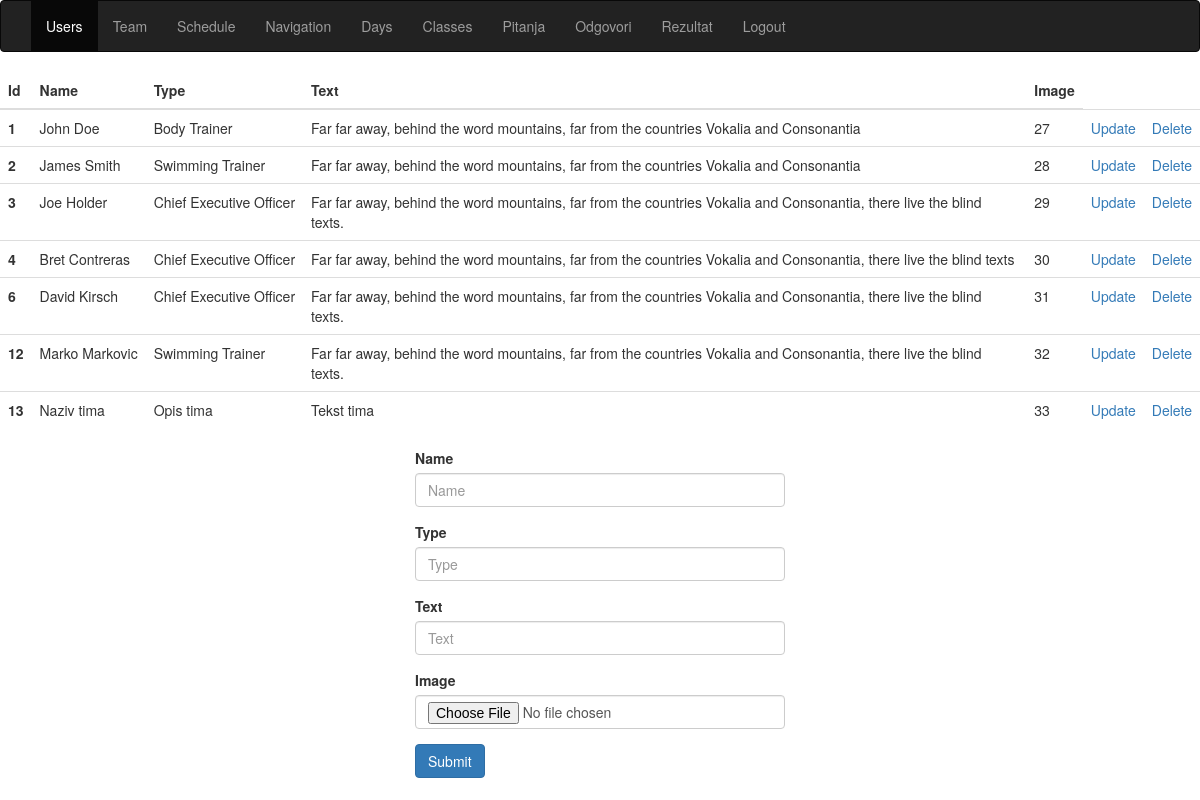
The app's page /admin.php?page=team (signed in) with its own data.
### tables this page shows
CREATE TABLE `team` (
  `id` int(11) NOT NULL,
  `name` varchar(50) NOT NULL,
  `type` varchar(50) NOT NULL,
  `text` varchar(300) NOT NULL,
  `id_image` int(11) NOT NULL
);

### views/adminPanel/team.php (the view, shortened to what this page needs)
<?php
$upit="Select * from team";
$team=$conn->query($upit);
?>
<table class="table">
    <thead>
    <tr>
        <th scope="col">Id</th>
        <th scope="col">Name</th>
        <th scope="col">Type</th>
        <th scope="col">Text</th>
        <th scope="col">Image</th>
    </tr>
    </thead>
    <tbody>
    <?php foreach($team as $t):?>
        <tr>
            <th scope="row"><?php echo $t['id']?></th>
            <td><?php echo $t['name']?></td>
            <td><?php echo $t['type']?></td>
            <td><?php echo $t['text']?></td>
            <td><?php echo $t['id_image']?></td>
            <td><a href="#" class="users" data-table="team" data-id="<?php echo $t['id']?>">Update</a></td>
            <td><a href="delete.php?id=<?php echo $t['id']?>&&table=team">Delete</a></td>
        </tr>
    <?php endforeach;?>
    </tbody>
</table>
<div class="col-lg-4 col-lg-offset-4" id="forma" >
    <form method="post" action="admin.php?page=team" enctype="multipart/form-data">
        <div class="form-group">
            <label for="exampleInputEmail1">Name</label>
            <input name="name" class="form-control" id="exampleInputEmail1" aria-describedby="emailHelp" placeholder="Name">
        </div>
        <div class="form-group">
            <label for="exampleInputEmail1">Type</label>
            <input name="type" class="form-control" id="exampleInputEmail1" aria-describedby="emailHelp" placeholder="Type">
        </div>
        <div class="form-group">
            <label for="exampleInputEmail1">Text</label>
            <input name="text" type="text" class="form-control" id="exampleInputEmail1" aria-describedby="emailHelp" placeholder="Text">
        </div>
        <div class="form-group">
            <label for="exampleInputPassword1">Image</label>
            <input type="file" name="image" class="form-control" id="exampleInputPassword1" placeholder="Image">
        </div>
        <button type="submit" name="submit" class="btn btn-primary">Submit</button>
    </form>
</div>

### records on screen
team: id "1", name "John Doe", type "Body Trainer", text "Far far away, behind the word mountains, far from the countries Vokalia and Consonantia", id_image "27"
team: id "2", name "James Smith", type "Swimming Trainer", text "Far far away, behind the word mountains, far from the countries Vokalia and Consonantia", id_image "28"
team: id "3", name "Joe Holder", type "Chief Executive Officer", text "Far far away, behind the word mountains, far from the countries Vokalia and Consonantia, there live the blind texts.", id_image "29"
team: id "4", name "Bret Contreras", type "Chief Executive Officer", text "Far far away, behind the word mountains, far from the countries Vokalia and Consonantia, there live the blind texts", id_image "30"
team: id "6", name "David Kirsch", type "Chief Executive Officer", text "Far far away, behind the word mountains, far from the countries Vokalia and Consonantia, there live the blind texts.", id_image "31"
team: id "12", name "Marko Markovic", type "Swimming Trainer", text "Far far away, behind the word mountains, far from the countries Vokalia and Consonantia, there live the blind texts.", id_image "32"
team: id "13", name "Naziv tima", type "Opis tima", text "Tekst tima", id_image "33"
